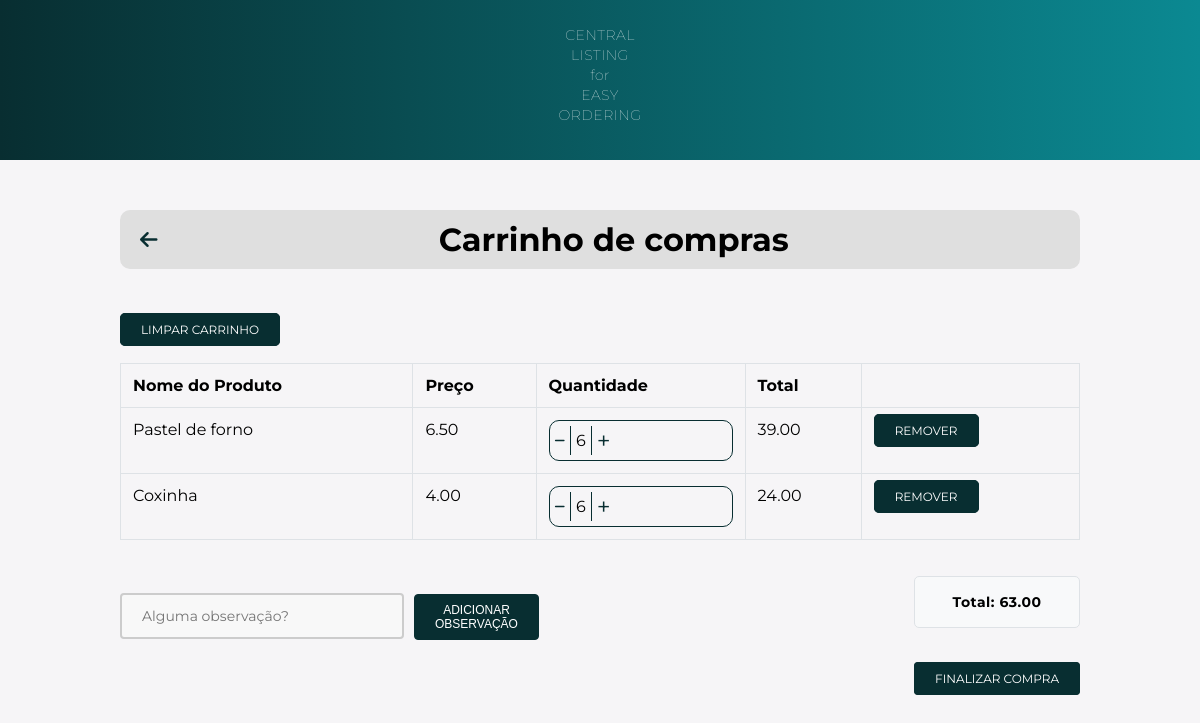
The page /cart/ (signed in) on the database as committed earlier.
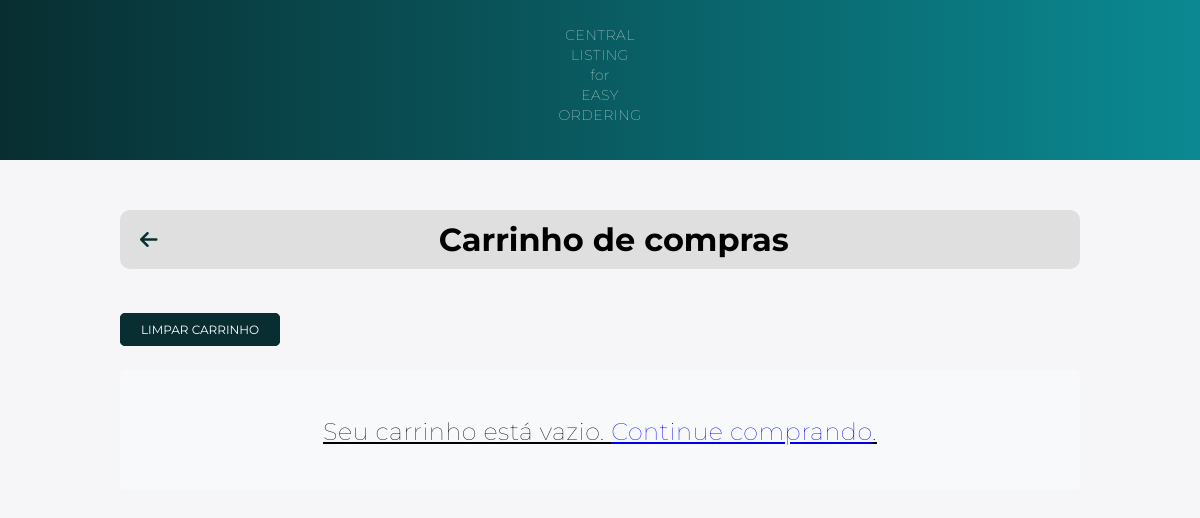
The same page on the database as committed later.
### main/models.py (models this page shows, shortened)
class Cart(models.Model):
    user = models.ForeignKey(User, on_delete=models.CASCADE)
    product = models.ForeignKey(FoodProduct, on_delete=models.CASCADE)
    quantity = models.PositiveBigIntegerField(default=1)

class FoodProduct(models.Model):
    name = models.CharField(max_length=255)
    price = models.DecimalField(max_digits=10, decimal_places=2)
    image = models.ImageField(upload_to='static/food_products/', default="static/food_products/default")
    description = models.TextField()
    ingredients = models.ManyToManyField(Ingredients, blank=True)

### main/views.py (the view)
# urls.py: path('cart/', views.cart, name='cart'),
@login_required(login_url='login')
def cart(request):
    cart_items = Cart.objects.filter(user=request.user)
    cart_items_total = []
    for item in cart_items:
        total = item.product.price * item.quantity
        cart_items_total.append((item, total))
    cart_total = sum([total for _, total in cart_items_total])
    if request.method == "POST":
        form = CartForm(request.POST)
        if form.is_valid():
            obs = form.cleaned_data["text_box_obs"]
            request.session["cart_obs"] = obs
            return redirect('cart')
    else:
        form = CartForm()
    context = {
        'cart_items_total': cart_items_total,
        'cart_total': cart_total,
        'form': form,
    }
    return render(request, 'cart.html', context)

### main/forms.py
class CartForm(forms.Form):
    text_box_obs = forms.CharField(widget=forms.Textarea(attrs={'rows': 4, 'placeholder': 'Alguma observação?'}), required=False)

### templates/cart.html (shortened to what this page needs)
{% load static %}
<!DOCTYPE html>
<html>
<head>
    <link rel="stylesheet" type="text/css" href="{% static './css/cart.css' %}">
    <link rel="stylesheet" href="https://cdnjs.cloudflare.com/ajax/libs/font-awesome/6.4.0/css/all.min.css" />
</head>
<body>
    <nav>
        <p>CENTRAL<br>LISTING<br>for<br>EASY<br>ORDERING</p>
    </nav>
    <div class="container">
        <div class="top-bar">
            <a href="{% url 'home' %}" class="back-to-home">
                <i class="fas fa-arrow-left"></i>
            </a>
            <h1 class="top-bar-title">Carrinho de compras</h1>
        </div>
    </div>
    <div class="container_clear_cart">
    <a href="{% url 'clear_cart' %}" class="btn btn-danger clear-cart-btn" name="clearCart">Limpar carrinho</a>
    </div>
    <div class="container">
        <div class="row">
            <div class="col-12">
                {% if cart_items_total %}
                <div class="table-container">
                <table class="table table-bordered">
                    <thead>
                        <tr>
                            <th>Nome do Produto</th>
                            <th>Preço</th>
                            <th>Quantidade</th>
                            <th>Total</th>
                            <th></th>
                        </tr>
                    </thead>
                    <tbody>
                        {% for item, total in cart_items_total %}
                        <tr>
                            <td>{{ item.product.name }}</td>
                            <td>{{ item.product.price }}</td>
                            <td>
                                <div class="quantity-box">
                                    <a href="{% url 'decrement_quantity' item.product.id %}" class="fa-sharp fa-solid fa-minus btn-sm minus-link" style="text-decoration: none" name="decreaseCart"></a>
                                    <span class="quantity-number">{{ item.quantity }}</span>
                                    <a href="{% url 'increment_quantity' item.product.id %}" class="fa-light fa-plus btn-sm plus-link" style="text-decoration: none" name="increaseCart"></a>
                                </div>
                            </td>
                            <td>{{ total }}</td>
                            <td>
                                <a href="{% url 'remove_from_cart' item.product.id %}" class="btn btn-danger btn-sm" name="removeCart">Remover</a>
                            </td>
                        </tr>
                        {% endfor %}
                    </tbody>
                </table>
            </div>
            {% if cart_items_total %}
                <div class="bottom-container">
                    <form method="post">
                        <div class="observation-container">
                            <input type="text" name="{{ form.text_box_obs.name }}" class="observation-box" placeholder="Alguma observação?"/>
                            <div class="add-observation-btn-container">
                                <button type="submit" class="btn btn-primary" name="obsCartBtn">Adicionar observação</button>
                            </div>
                        </div>
                    </form>
                    <div class="total-and-button-container">
                        <div class="total-box">
                            <p class="total-text">Total: {{ cart_total }}</p>
                        </div>
                        <div class="checkout-btn-container">
                            <a href="{% url 'payment' %}" class="btn btn-primary" name="finalizarCompra">Finalizar Compra</a>
                        </div>
                    </div>
            {% endif %}
                {% else %}
                <div class="empty-cart-message">
                    <p>Seu carrinho está vazio. <a href="{% url 'home' %}">Continue comprando</a>.</p>
                </div>
                {% endif %}
            </div>
        </div>
    </div>
</body>
</html>

Rows that differ between the two databases and show on the page:
removed Cart: product.name "Pastel de forno", product.price "6.50", quantity "6", total "39.00"
removed Cart: product.name "Coxinha", product.price "4.00", quantity "6", total "24.00"
Other text that changed with them:
{{ cart_total }}: "63.00" → (not shown)
text no longer shown: "Nome do Produto Preço Quantidade Total ADICIONAR OBSERVAÇÃO Total: FINALIZAR COMPRA"
text now shown: "Seu carrinho está vazio. Continue comprando ."
